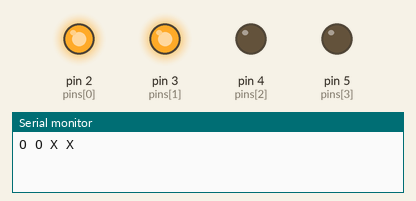
The sketch below on a simulated Arduino Uno, built with avr-gcc and run on an emulated ATmega328P. Parts: output pins drawn as LEDs (lit = HIGH), the last lines printed to the serial monitor.

Above: at 0.5 s.
At 1.5 s:
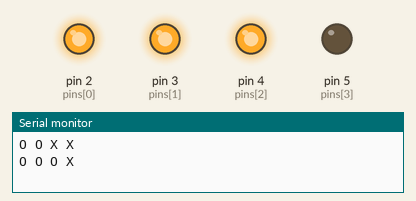
At 2.5 s:
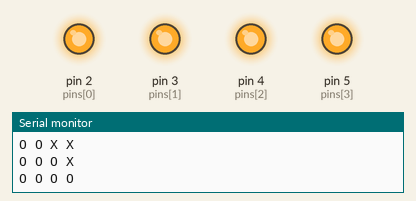
At 5.5 s:
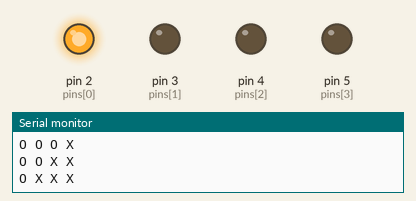
Timing chart, 0 to 6.9 s (numbered marks = the images above):
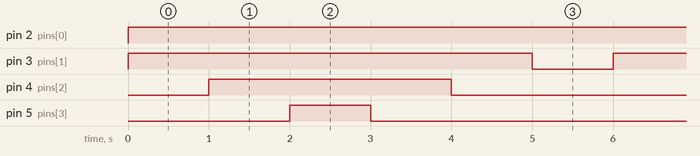

The sketch:

HW3_202355517.ino
```cpp
const int NUM_PINS = 4;

int pins[] = {2, 3, 4, 5};
int state = 0, dx = 1;

void setup() {
  Serial.begin(9600);
  for (int i = 0; i < NUM_PINS; ++i) {
    pinMode(pins[i], OUTPUT);
    digitalWrite(pins[i], LOW);
  }
}

void loop() {
  state += dx;

  if (state == 0 || state == 3) {
    dx = -dx;
  }

  for (int i = 0; i < NUM_PINS; ++i) {
    Serial.print(i <= state ? "O " : "X ");
    digitalWrite(pins[i], i <= state ? HIGH : LOW);
  }

  Serial.println();
  delay(1000);
}
```

Measured:
- by itself, pin 2 (pins[0]): LOW → HIGH at 0.00 s
- by itself, pin 3 (pins[1]): alternates HIGH for 5.0 s and LOW for 1.0 s
- by itself, pin 4 (pins[2]): alternates HIGH for 3.0 s and LOW for 3.0 s
- by itself, pin 5 (pins[3]): alternates HIGH for 1.0 s and LOW for 5.0 s
